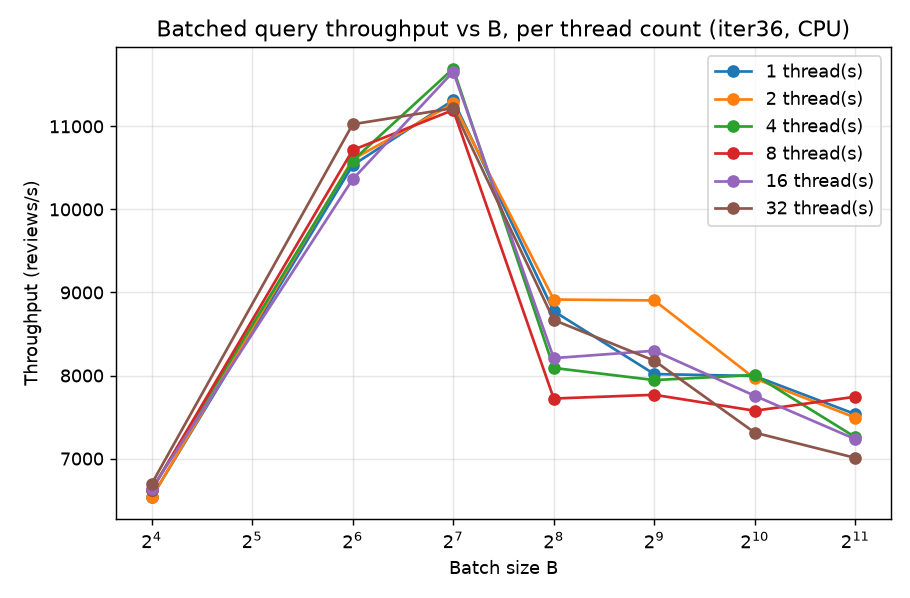

Here is the Python script that generated this plot:
"""Throughput vs batch size, swept across RAYON thread counts.

The 32-thread Pareto sweep back-bent past B=128 -- this checks whether that's rayon oversubscription
on tiny (K=32) matmuls. One `--bench-synth` subprocess per (threads, B); plot one line per thread count.

Usage: .venv/Scripts/python.exe scratchpad/thread_sweep.py [secs_per_point]
Outputs: scratchpad/thread_sweep.csv, scratchpad/thread_sweep.png
"""
import os
import re
import subprocess
import sys
from pathlib import Path

ROOT = Path(__file__).resolve().parent.parent
BIN = ROOT / "rust" / "rwkv-infer" / "target" / "release" / "rwkv-infer.exe"
WEIGHTS = "reference/rwkv_iter36_124.safetensors"
SECS = float(sys.argv[1]) if len(sys.argv) > 1 else 3.0

THREADS = [1, 2, 4, 8, 16, 32]
BATCHES = [16, 64, 128, 256, 512, 1024, 2048]
REV_RE = re.compile(r"rev_s\s+([0-9.]+)")


def bench(threads: int, b: int) -> float:
    env = dict(os.environ)
    env["RWKV_WEIGHTS"] = WEIGHTS
    env["RAYON_NUM_THREADS"] = str(threads)
    out = subprocess.run(
        [str(BIN), "--bench-synth", str(SECS), str(b)],
        stdout=subprocess.PIPE, stderr=subprocess.DEVNULL, env=env, cwd=str(ROOT), text=True,
    ).stdout
    m = REV_RE.search(out or "")
    return float(m.group(1)) if m else float("nan")


def main():
    grid = {}  # threads -> {B: rev_s}
    print(f"{'threads':>8} " + " ".join(f"{b:>8}" for b in BATCHES))
    for t in THREADS:
        row = {}
        for b in BATCHES:
            row[b] = bench(t, b)
        grid[t] = row
        print(f"{t:>8} " + " ".join(f"{row[b]:>8.0f}" for b in BATCHES))

    csv = ROOT / "scratchpad" / "thread_sweep.csv"
    with open(csv, "w") as f:
        f.write("threads," + ",".join(str(b) for b in BATCHES) + "\n")
        for t in THREADS:
            f.write(f"{t}," + ",".join(f"{grid[t][b]:.0f}" for b in BATCHES) + "\n")
    print(f"wrote {csv}")

    # best (threads,B) overall
    best = max(((grid[t][b], t, b) for t in THREADS for b in BATCHES))
    print(f"BEST: {best[0]:.0f} rev/s at threads={best[1]} B={best[2]}")

    try:
        import matplotlib
        matplotlib.use("Agg")
        import matplotlib.pyplot as plt
    except ImportError:
        print("matplotlib missing; CSV only")
        return
    fig, ax = plt.subplots(figsize=(7, 4.6))
    for t in THREADS:
        ax.plot(BATCHES, [grid[t][b] for b in BATCHES], "o-", label=f"{t} thread(s)")
    ax.set_xscale("log", base=2)
    ax.set_xlabel("Batch size B")
    ax.set_ylabel("Throughput (reviews/s)")
    ax.set_title("Batched query throughput vs B, per thread count (iter36, CPU)")
    ax.grid(True, alpha=0.3)
    ax.legend()
    fig.tight_layout()
    out = ROOT / "scratchpad" / "thread_sweep.png"
    fig.savefig(out, dpi=130)
    print(f"wrote {out}")


if __name__ == "__main__":
    main()
